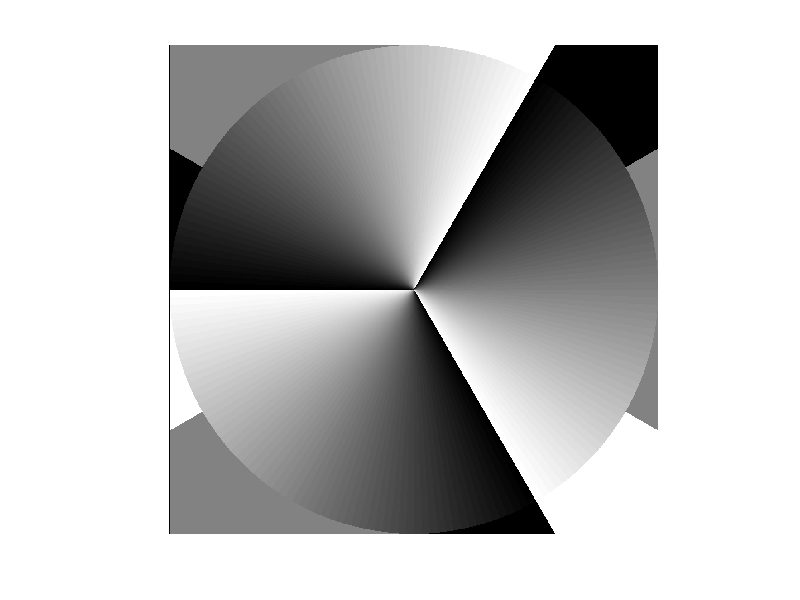

Reproduce this figure in MATLAB. (Note: this script raises an error after producing the figure.)
%%%Full path calculation of light propagation
%%%
%%%%unit: um

clear all;
clc;
tic;

global lamda k n1 NA fo
lamda=800e-3;                                                               % wavelength
k=2*pi/lamda;                                                               % propagation (wave) constant free space
n1 = 1.514;                                                                 % refractive index of oil-immersion objective lens
NA = 1.4;                                                                   % numerical aperture of the objective
Mo = 100;                                                                   % magnification of the lens
F = 180e3;                                                                  % tube length
fo=F./Mo;                                                                   % objective focal length (F=tube Length, M=magnification)
R=fo.*NA./n1;                                                               % objective back aperture (radius)

my0=1080;                                                                   
mx0=1080;                                                                   % resolution of the input plane
pixel0=8;                                                                   % pixel size
L0=(mx0-1)*pixel0;                                                          % dimension of input plane
[xx,yy]=meshgrid(-(my0-1)/2:(my0-1)/2,-(my0-1)/2:(my0-1)/2);
Aperture=sign(1-sign(xx.^2+yy.^2-((my0-1)./2).^2));                         % circular aperture
A0=Aperture;
% %%%%%%%%%%%%%%%%%%%%%%%%%%%%%                                             % here define the input phase profile, e.g. a hologram or a continuous phase 
% g=double(imread('CGHEE1080.bmp'));g=g./255.*2.*pi;                        % hologram 
g=3.*atan2(yy,xx);
g=A0.*exp(1i.*g);                                                           % 3-fold helical vortex
figure
imshow(angle(g),[]);
%%%%%%%%%%%%%%%%%%%%%%%%%%%%%%%%%%%%%%%%%%%%%%%%%%%%%%%%%%%%%%%%%%%%%%%%%%%%% calculate the light after propagation d
d=600e3;                                                                    % propagation distance
L=4*L0;                                                                     % desired dimension of imaging plane
x1start=-L./2;                                                              % start positon x
x1end=L./2;                                                                 % end position x
y1start=-L./2;                                                              % start positon y
y1end=L./2;                                                                 % end position y
mx1=1080;                                                                   % desired resolution of imaging plane
my1=1080;
%%%%%%%%%%%%%%%%%%%%%%%%%%%%%%%%%%%%%%%%%%%%%%%%%%%%
[g1,pixel1]=Scalar_Bluestein(g,mx0,my0,pixel0,d,x1start,x1end,y1start,y1end,mx1,my1);
%%%%%%%%%%%%%%%%%%%%%%%%%%%%%%%%%%%%%%%%%%%%%%%%%%%%
x1=linspace(x1start,x1end,mx1); 
y1=linspace(y1start,y1end,my1);
[x1,y1]=meshgrid(x1,y1); 
% figure
% surf(x1,y1,abs(g1).^2), axis equal, axis tight, view([0, 270]), colorbar, shading interp;
%%%%%%%%%%%%%%%%%%%%%%%%%%%%%%%%%%%%%%%%%%%%%%%%%%%%%%%%%%%%%%%%%%%%%%%%%%%%%%

%%%%%%%%%%%%%%%%%%%%%%%%%%%%%%%%%%%%%%%%%%%%%%%%%%%%%%%%%%%%%%%%%%%%%%%%%%%%% propagation through a lens
f=600e3;                                                                    % lens focal lenght 600mm
g1=g1.*exp(-1i.*k./2./f.*(x1.^2+y1.^2));                                    % transmittance function 
%%%%%%%%%%%%%%%%%%%%%%%%%%%%%%%%%%%%%%%%%%%%%%%%%%%%%%%%%%%%%%%%%%%%%%%%%%%%%%%calculate the light after propagation d
d=800e3;
L=2.*L0;
x2start=-L./2;
x2end=L./2;
y2start=-L./2;
y2end=L./2;
mx2=1080;
my2=1080;
%%%%%%%%%%%%%%%%%%%%%%%%%%%%%%%%%%%%%%%%%%%%%%%%%%%%
[g1,pixel2]=Scalar_Bluestein(g1,mx1,my1,pixel1,d,x2start,x2end,y2start,y2end,mx2,my2);
%%%%%%%%%%%%%%%%%%%%%%%%%%%%%%%%%%%%%%%%%%%%%%%%%%%%
x2=linspace(x2start,x2end,mx2); 
y2=linspace(y2start,y2end,my2); 
[x2,y2]=meshgrid(x2,y2); 
% figure
% surf(x2,y2,abs(g1).^2), axis equal, axis tight, view([0, 270]), colorbar, shading interp;
% figure
% imshow(angle(g1),[]);
%%%%%%%%%%%%%%%%%%%%%%%%%%%%%%%%%%%%%%%%%%%%%%%%%%%%%%%%%%%%%%%%%%%%%%%%%%%%%%%propagation through a lens
f=200e3;                                                                    % lens focal length
g1=g1.*exp(-1i.*k./2./f.*(x2.^2+y2.^2));                                    % transmittance function
%%%%%%%%%%%%%%%%%%%%%%%%%%%%%%%%%%%%%%%%%%%%%%%%%%%%%%%%%%%%%%%%%%%%%%%%%%%%%%%alculate the light after propagation d
d=200e3+1.8e3;
L=2*R;
x3start=-L./2;
x3end=L./2;
y3start=-L./2;
y3end=L./2;
mx3=1080;
my3=1080;
%%%%%%%%%%%%%%%%%%%%%%%%%%%%%%%%%%%%%%%%%%%%%%%%%%%%
[g1,pixel3]=Scalar_Bluestein(g1,mx2,my2,pixel2,d,x3start,x3end,y3start,y3end,mx3,my3);
%%%%%%%%%%%%%%%%%%%%%%%%%%%%%%%%%%%%%%%%%%%%%%%%%%%%
x3=linspace(x3start,x3end,mx3); 
y3=linspace(y3start,y3end,my3);
[x3,y3]=meshgrid(x3,y3);
figure
surf(x3,y3,abs(g1).^2), axis equal, axis tight, view([0, 270]), colorbar, shading interp;
figure
imshow(angle(g1),[]);

%%%%%%%%%%%%%%%%%%%%%%%%%%%%%%%%%%%%%%%%%%%%%%%%%%%%%%%%%%%%%%%%%%%%%%%%%%%%vector diffraction xy plane
M = 1080;                                                                   % resolution of input plane
my=500;                                                                     % desired resolution in the imaging plane
mx=500;
startx = -5*lamda;                                                          % start position x
endx = 5*lamda;                                                             % end position x
starty = -5*lamda;                                                          % start position y
endy = 5*lamda;                                                             % end position y
z = 0e0;                                                                    % position shift along the optical axis
%%%%%%%%%%%%%%                                                              % polarization; corresponds to apodization functions, here Sine condition is used;
% polar='x';
% polar='y';
polar='rc';
% polar='lc';
% polar='ra';
% polar='az';
%%%%%%%%%%%%%%%%%%%%%%%%%%%%%%%%%%%%%%%%%%%%%%%%%%%%%%%%%%%%%%%%%           % input light amplitude and phase
E=g1;
% E(thh>asin(NA./n1))=0;                                                    % remove parts outside numerical aperture
% figure
% surf(m, n,angle(E)), title 'on the obj. pup.',axis equal, axis tight, view([0, 270]), colorbar, shading interp
%%%%%%%%%%%%%%%%%%%%%%%%%%%%%%%%%%%%%%%%%%%%%%%%%%%%                        % vector diffraction using Bluestein method
[Ex Ey Ez] = Vector_Bluestein(E,M,polar,startx,endx,starty,endy,z,mx,my);
%%%%%%%%%%%%%%%%%%%%%%%%%%%%%%%%%%%%%%%%%%%%%%%%%%%%%%%%%%%%%%%%%%%%%%%%%%%%%%%%%%%%%%%%%%%%%%%%%%%%%%%%%%%%%%%%%%%%%%%%
%%%%%%%%%%%%%%%%                                                            % calculation of intensity for each component
Ix = abs(Ex).^2;
Iy = abs(Ey).^2;
Iz = abs(Ez).^2;
I = Ix+Iy+Iz;                                                               % total intensity
Imax=max(max(I));
toc
%%%%%%%%%%%%%%%%%%%%%%%%%%%%                                                % calibrate field dimensions
x = linspace(startx,endx,mx);
y = linspace(starty,endy,my);
figure
surfc(x./lamda,y./lamda,I./Imax), colormap hot, axis equal, view([180, -90]),shading interp

%%%%%%%%%%%%%%%%%%%%%%%%%%%%%%%%%%%%%%%%%%%%%%%%%%%%%%%%%                   % vector diffraction yz plane
startz=-2*lamda;                                                            % start position z
endz=2*lamda;                                                               % end position z
startx =0;
endx = 0;
starty = -2*lamda;                                                          % start position y
endy = 2*lamda;                                                             % end position y
mz=50;                                                                      % desired resolution z
my=100;                                                                     % desired resolution y
mx=1;

II=zeros(my,mz);
h=waitbar(0,'Caculating XZ plane...');
index=0;
loop=mz;
for z=linspace(startz,endz,mz)

[Ex Ey Ez] = Vector_Bluestein(E,M,polar,startx,endx,starty,endy,z,mx,my);
%%%%%%%%%%%%%%%%%%%%%%%%%%%%%%%%%%%%%%%%%%%%%%%%%%%%%%%%%%%%%%%%%%%%%%%%%%%%%%%%%%%%%%%%%%%%%%%%%%%%%%%%%%%%%%%%%%%%%%%%
Ix = abs(Ex).^2;
Iy = abs(Ey).^2;
Iz = abs(Ez).^2;
I = Ix+Iy+Iz;
index=index+1;
waitbar(index./loop)
II(:,index)=I(:,round((mx+1)/2));
end
close(h);
toc
IImax=max(max(II));

z=linspace(startz,endz,mz);
y=linspace(starty,endy,my);
figure
surfc(z./lamda,y./lamda,II./IImax), colormap hot, axis equal, view([180, -90]),
shading interp

toc